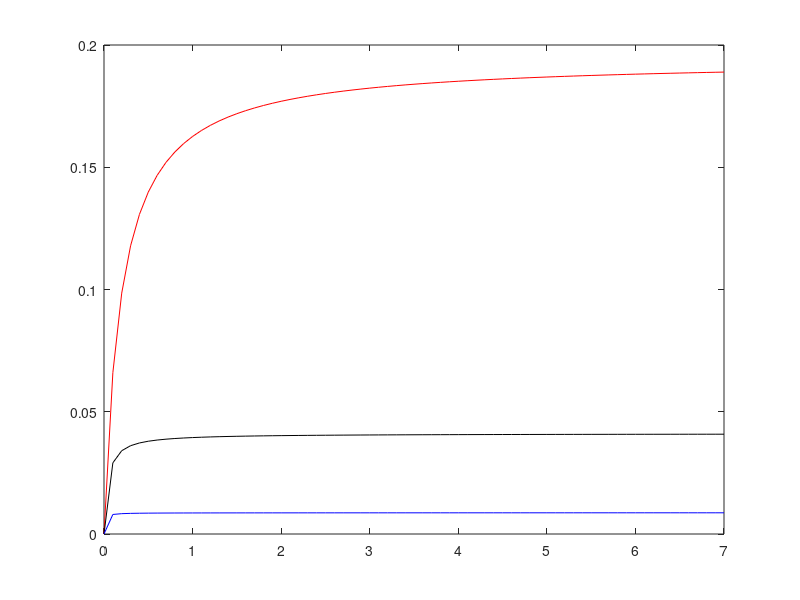
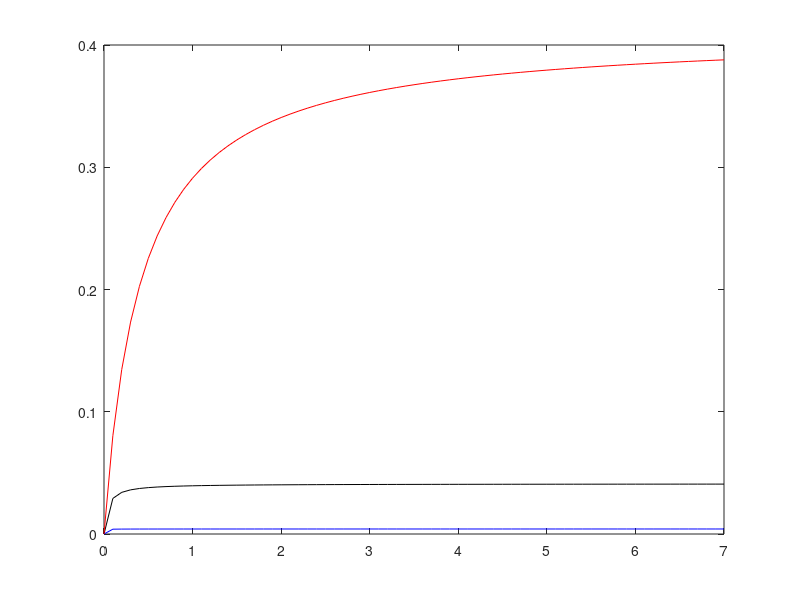
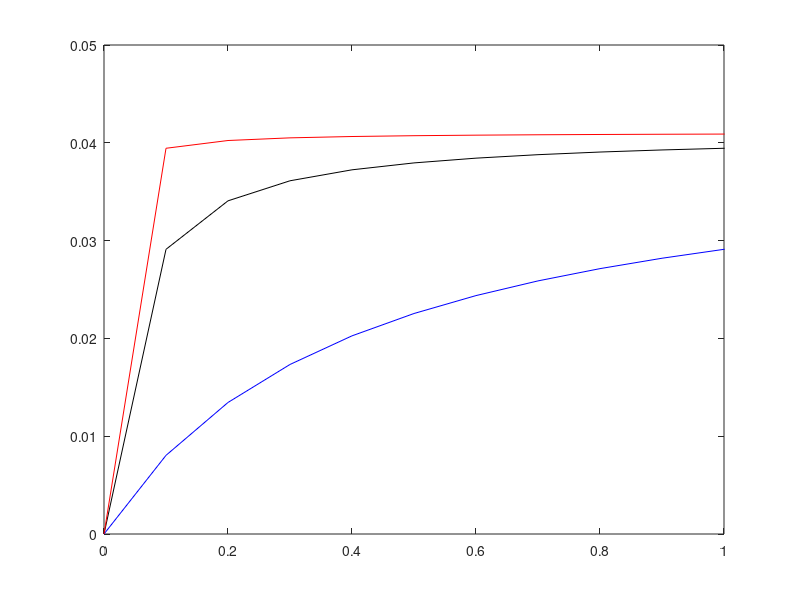
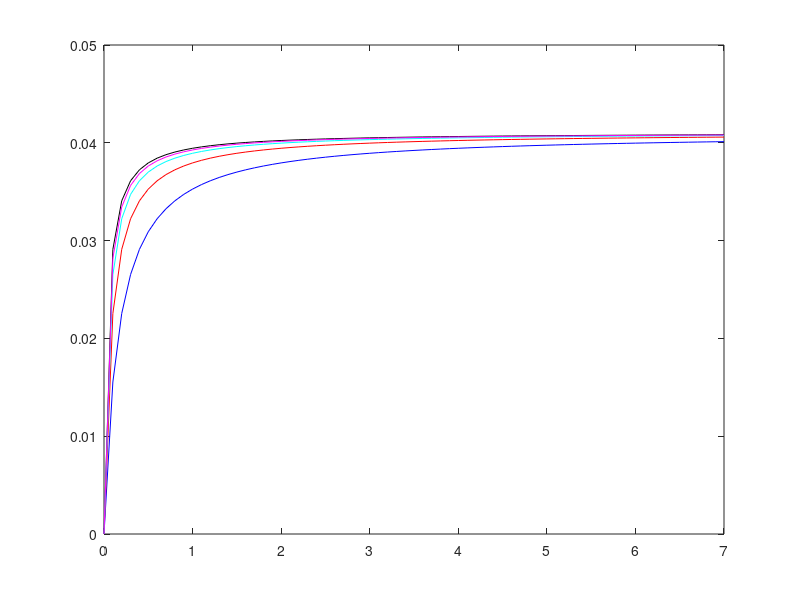

These figures' MATLAB source, in order:
clear all
close all

%!Individual Mass (g)
M_s = 10^((log10(0.001)+log10(0.5))/2);
M_m = 10^((log10(0.5)+log10(250))/2);
M_l = 10^((log10(250)+log10(125000))/2);
m=[M_s; M_m; M_l];

temp=15;
Ccmax = (exp(0.063*(temp-10.0)) .* 20 .* m.^(-0.25)) ./365.0;

%% handling time
% Sml_f.met = 0.03983707040056192;
% Med_f.met = 0.017549368526009995;
% Sml_p.met = 0.03983707040056192;
% Med_p.met = 0.017549368526009995;
% Lrg_p.met = 0.008662794702945285;

% tau_s = 1/ (Sml_p.met);
% tau_m = 1/ (Med_p.met);
% tau_l = 1/ (Lrg_p.met);

tau = 1./Ccmax;

enc=0:0.1:7;
% con = enc ./ (1+(tau_s.*enc));
con = enc ./ (1+(tau.*enc));

figure(1)
%subplot(2,2,1)
plot(enc,con(1,:),'r'); hold on;
plot(enc,con(2,:),'k'); hold on;
plot(enc,con(3,:),'b'); hold on;

%% Mediums

con0 = Ccmax(2)*enc ./ (Ccmax(2)+enc);
con1 = 0.1*Ccmax(2)*enc ./ (0.1*Ccmax(2)+enc);
con2 = 10*Ccmax(2)*enc ./ (10*Ccmax(2)+enc);
con3 = 0.1*Ccmax(2)*enc ./ (Ccmax(2)+0.1*enc);
con4 = 10*Ccmax(2)*enc ./ (Ccmax(2)+10*enc);

figure(2)
%subplot(2,2,1)
plot(enc,con0,'k'); hold on;
plot(enc,con1,'b'); hold on;
plot(enc,con2,'r'); hold on;

figure(3)
%subplot(2,2,1)
plot(enc,con0,'k'); hold on;
plot(enc,con3,'b'); hold on;
plot(enc,con4,'r'); hold on;
xlim([0 1])
%%
con1 = 0.25*Ccmax(2)*enc ./ (Ccmax(2)+0.25*enc);
con2 = 0.50*Ccmax(2)*enc ./ (Ccmax(2)+0.50*enc);
con3 = 0.75*Ccmax(2)*enc ./ (Ccmax(2)+0.75*enc);
con4 = 0.90*Ccmax(2)*enc ./ (Ccmax(2)+0.90*enc);

figure(4)
%subplot(2,2,1)
plot(enc,con0,'k'); hold on;
plot(enc,con1,'b'); hold on;
plot(enc,con2,'r'); hold on;
plot(enc,con3,'c'); hold on;
plot(enc,con4,'m'); hold on;
%xlim([0 1])
